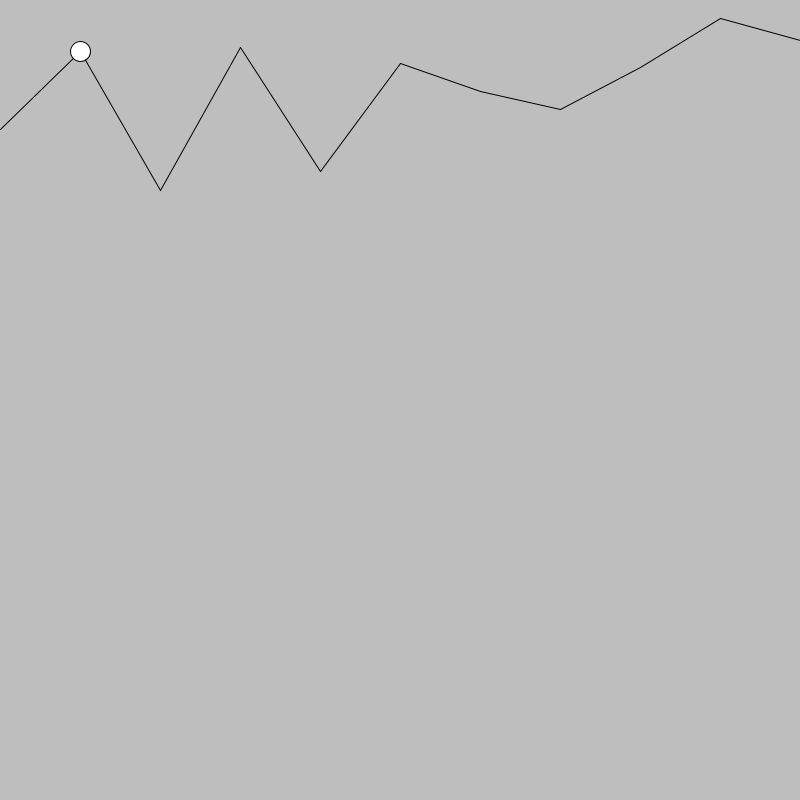
Frame 1 (no input)
Frame 60 (the mouse pressed at the canvas centre just before this capture): identical to frame 1, image omitted
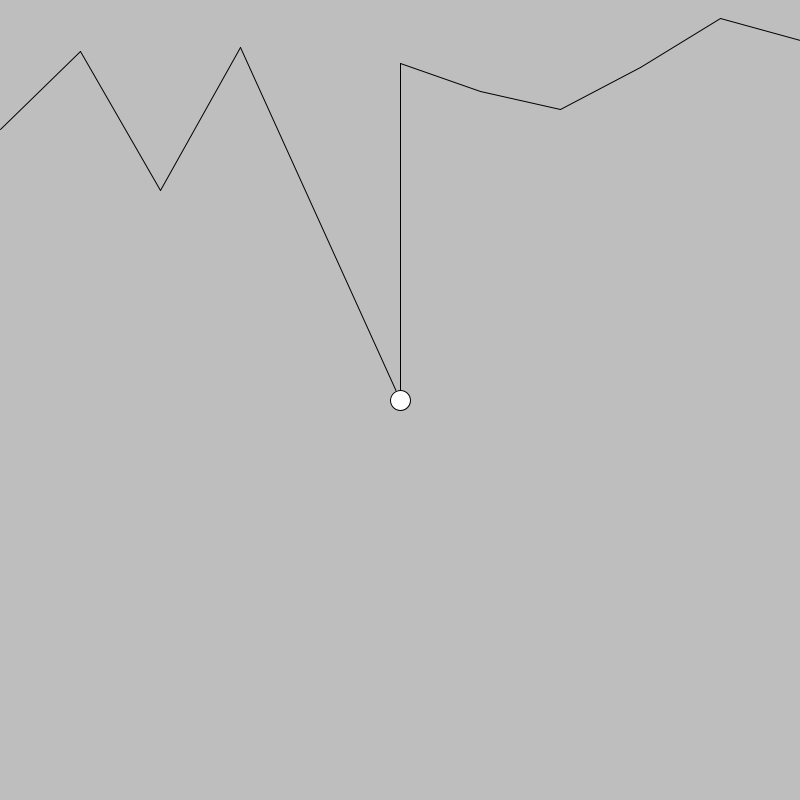
Frame 120 (the mouse held since frame 60 and released just before this capture)

The Processing sketch that drew these frames (run headless with seeded random() and noise(); from frame 60 on, the mouse is pressed at the canvas centre):

// Processing sketch: StrangeDragging
// ── StrangeDragging.pde
// two-dimensional array?
// i = 1, 8;
// int F[], // shown an height
// x[i], // 

// constrain x[i]<x[i+1]??

int F[] = {0,0,0,0,0,0,0,0,0,0,0};
int x[] = {1,2,3,4,5,6,7,8,9,10,11};
int i, ibest;
float dist;

void setup(){
  size(800,800);
  for(i=0;i<11;i=i+1){
    F[i]=int(random(200));
    x[i]=80*i;
  }
}

void draw(){
  background(190);
  for (i = 0; i < 10;i= i+1){
    line(x[i],F[i],x[i+1],F[i+1]);
  }

  //if (mousePressed == false){
    //test every F,x pair to see who is closest call it ibest;
    ibest = 1;
    dist = sq(F[0]-mouseY)+sq(x[0]*mouseX);
    for (i=1;i<10;i=i+1){
      if(dist > sq(F[i]-mouseY)+sq(x[i]-mouseX)){
        ibest = i;
        dist = sq(F[i]-mouseY)+sq(x[i]-mouseX);
       }
    }
    ellipse(x[ibest],F[ibest],20,20);
 // }
  
  if (mousePressed == true){
    //now use ibest to move to mouseX, mouseY
    F[ibest] = mouseY;
    x[ibest] = min(x[ibest+1],mouseX);
    x[ibest] = max(x[ibest-1],mouseX);
  }
  
}

    
